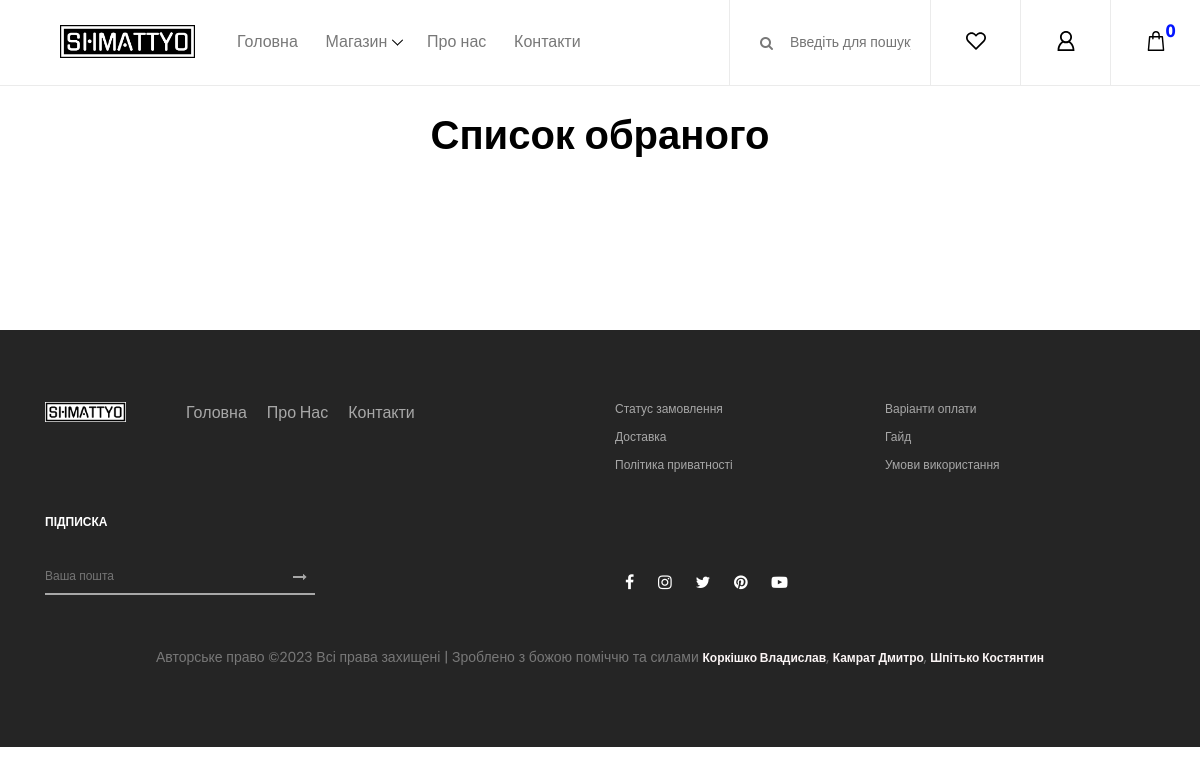
Before: /shop/wishlist with the older database file.
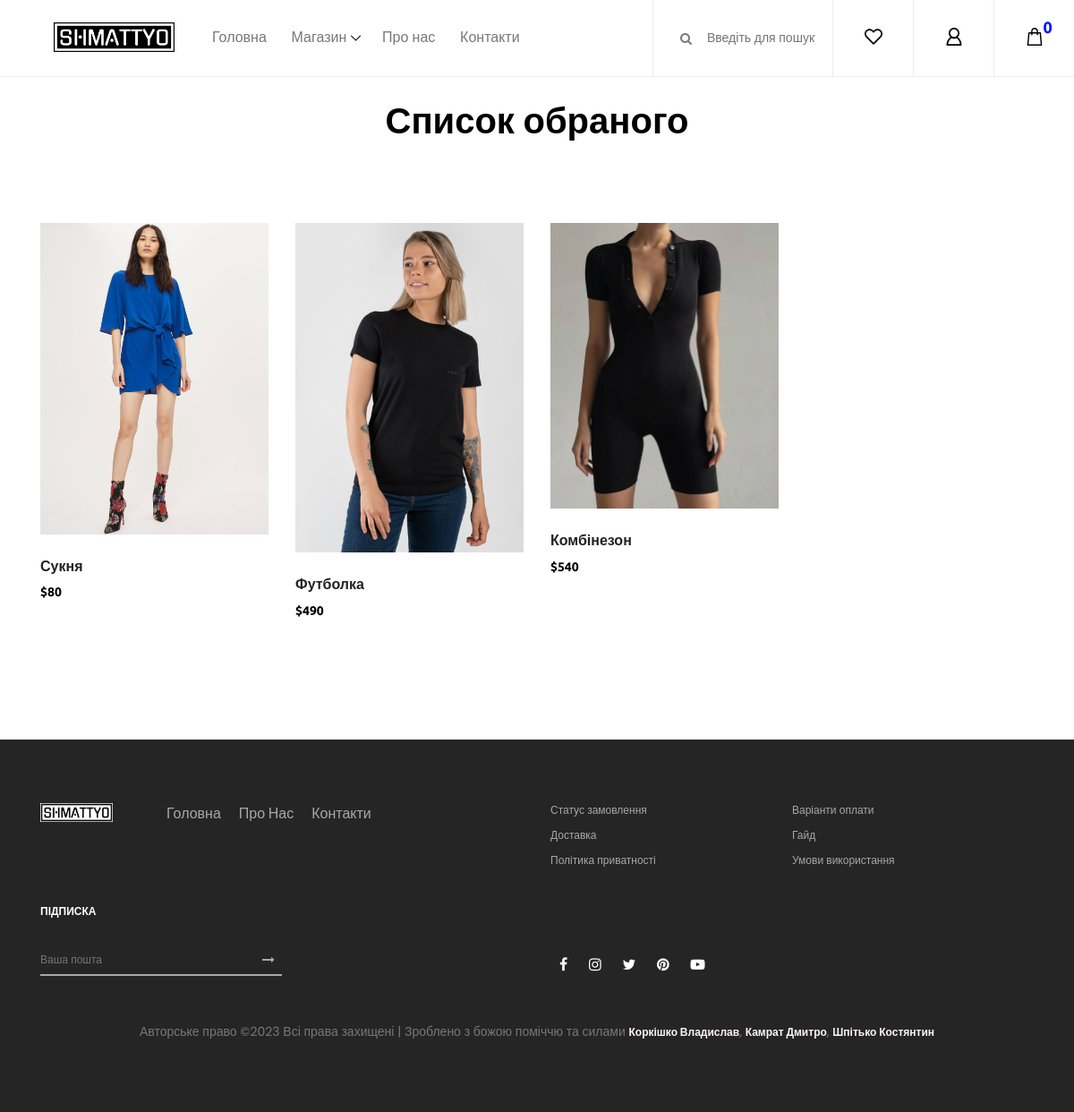
After: the same page with the newer database file.
### bill/models.py (models this page shows, shortened)
class Wish(models.Model):
    class Meta:
        verbose_name_plural = "Wishes"
    title = models.CharField(max_length=100, unique=True)
    user = models.ForeignKey(User, on_delete=models.CASCADE)
    product = models.ForeignKey(Product, on_delete=models.CASCADE)
    amount = models.IntegerField()
    date = models.DateTimeField(auto_now_add=True)
    notes = models.TextField(max_length=300)
    image = models.ImageField(upload_to='wishlist_images/')

### catalog/models.py (models this page shows)
class Product(models.Model):
    name = models.CharField(max_length=100)
    about = models.TextField(max_length=500)
    category = models.ForeignKey(Category, on_delete=models.CASCADE)
    photo = models.FileField(upload_to='products/')
    price = models.FloatField()
    def __str__(self) -> str:
        return str(self.name)

### shop/views.py (the view)
# urls.py: re_path('wishlist', wishlist),
def wishlist(request):
    return render(request, 'shop/wishlist.html', {
        'title': 'Список обраного',
        'page': 'wishlist',
        'app': 'shop',
        'all_products': Wish.objects.all()
    })

### templates/shop/wishlist.html (shortened to what this page needs)
{% extends '_layouts/base.html' %}
{% load static %}
{% block content %}
    <div style="text-align: center; padding-top: 2%">
        <h1>Список обраного</h1>
    </div>
    <section class="shop_grid_area section-padding-80">
        <div class="container">
            <div class="row">
                <div class="col-12 col-md-8 col-lg-9">
                    <div class="shop_grid_product_area">
                        <div id="catalog-panel" class="row">
                            {% for p in all_products %}
                                <div class="col-12 col-sm-6 col-lg-4">
                                    <div class="single-product-wrapper">
                                        <div class="product-img">
                                            <img src="{{ p.image }}" alt="">
                                        </div>
                                        <div class="product-description">
                                            <a href="single-product-details.html">
                                                <h6>{{ p.product }}</h6>
                                            </a>
                                            <p class="product-price">${{ p.amount }}</p>
                                        </div>
                                    </div>
                                </div>
                            {% endfor %}
                        </div>
                    </div>
                </div>
            </div>
        </div>
    </section>
{% endblock content %}

### templates/_layouts/base.html (shortened to what this page needs)
<!DOCTYPE html>
{% load static %}
<html lang="uk">
<head>
    <link rel="stylesheet" href="{% static 'css/core-style.css' %}">
    <link rel="stylesheet" href="{% static 'css/style.css' %}">
</head>
<body>
    {% include '_fragments/header.html' %}
    {% block content %}{% endblock content %}
    {% include '_fragments/footer.html' %}
</body>
</html>

### templates/_fragments/header.html (shortened to what this page needs)
{% load static %}
<header class="header_area">
    <div class="classy-nav-container breakpoint-off d-flex align-items-center justify-content-between">
        <nav class="classy-navbar" id="essenceNav">
            <a class="nav-brand" style="margin-bottom: 25px; width: 25%; height: 25%" href="/"><img src="{% static 'img/core-img/shm-logo.png' %}" alt=""></a>
            <div class="classy-menu">
                <div class="classynav">
                    <ul>
                        <li><a href="/">Головна</a></li>
                        <li><a href="#">Магазин</a>
                        </li>
                        <li><a href="/about">Про нас</a></li>
                        <li><a href="/contacts">Контакти</a></li>
                    </ul>
                </div>
            </div>
        </nav>
        <div class="header-meta d-flex clearfix justify-content-end">
            <div class="search-area">
                <form action="#" method="post">
                    <input type="search" name="search" id="headerSearch" placeholder="Введіть для пошуку">
                    <button type="submit"><i class="fa fa-search" aria-hidden="true"></i></button>
                </form>
            </div>
            <div class="favourite-area">
                <a href="shop/wishlist"><img src="{% static 'img/core-img/heart.svg' %}" alt=""></a>
            </div>
            <div class="user-login-info">
                <a href="/accounts/sign_up_in"><img src="{% static 'img/core-img/user.svg' %}" alt=""></a>
            </div>
            <div class="cart-area">
                <a href="#" id="essenceCartBtn"><img src="{% static 'img/core-img/bag.svg' %}" alt=""> <span id="count">0</span></a>
            </div>
        </div>
    </div>
</header>

### templates/_fragments/cart.html (shortened to what this page needs)
{% load static %}

### templates/_fragments/footer.html
{% load static %}
    <footer class="footer_area clearfix">
        <div class="container">
            <div class="row">
                <div class="col-12 col-md-6">
                    <div class="single_widget_area d-flex mb-30">
                        <div style="width: 15%; height: 15%" class="footer-logo mr-50">
                            <a href="#"><img src="{% static 'img/core-img/shm-logo2.png' %}" alt=""></a>
                        </div>
                        <div class="footer_menu">
                            <ul>
                                <li><a href="/">Головна</a></li>
                                <li><a href="/about">Про нас</a></li>
                                <li><a href="/contacts">Контакти</a></li>
                            </ul>
                        </div>
                    </div>
                </div>
                <div class="col-12 col-md-6">
                    <div class="single_widget_area mb-30">
                        <ul class="footer_widget_menu">
                            <li><a href="#">Статус замовлення</a></li>
                            <li><a href="#">Варіанти оплати</a></li>
                            <li><a href="#">Доставка</a></li>
                            <li><a href="#">Гайд</a></li>
                            <li><a href="#">Політика приватності</a></li>
                            <li><a href="#">Умови використання</a></li>
                        </ul>
                    </div>
                </div>
            </div>
            <div class="row align-items-end">
                <div class="col-12 col-md-6">
                    <div class="single_widget_area">
                        <div class="footer_heading mb-30">
                            <h6>Підписка</h6>
                        </div>
                        <div class="subscribtion_form">
                            <form action="#" method="post">
                                <input type="email" name="mail" class="mail" placeholder="Ваша пошта">
                                <button type="submit" class="submit"><i class="fa fa-long-arrow-right" aria-hidden="true"></i></button>
                            </form>
                        </div>
                    </div>
                </div>
                <div class="col-12 col-md-6">
                    <div class="single_widget_area">
                        <div class="footer_social_area">
                            <a href="#" data-toggle="tooltip" data-placement="top" title="Facebook"><i class="fa fa-facebook" aria-hidden="true"></i></a>
                            <a href="#" data-toggle="tooltip" data-placement="top" title="Instagram"><i class="fa fa-instagram" aria-hidden="true"></i></a>
                            <a href="#" data-toggle="tooltip" data-placement="top" title="Twitter"><i class="fa fa-twitter" aria-hidden="true"></i></a>
                            <a href="#" data-toggle="tooltip" data-placement="top" title="Pinterest"><i class="fa fa-pinterest" aria-hidden="true"></i></a>
                            <a href="#" data-toggle="tooltip" data-placement="top" title="Youtube"><i class="fa fa-youtube-play" aria-hidden="true"></i></a>
                        </div>
                    </div>
                </div>
            </div>
            <div class="row mt-5">
                <div class="col-md-12 text-center">
                    <p>
    Авторське право &copy;<script>document.write(new Date().getFullYear());</script> Всі права захищені | Зроблено з божою поміччю та силами <a href="https://t.me/vladkor989" target="_blank">Коркішко Владислав</a>, <a href="https://www.instagram.com/dmytrokam/" target="_blank">Камрат Дмитро</a>, <a href="https://instagram.com/kot_.kostya?igshid=OGQ5ZDc2ODk2ZA==" target="_blank">Шпітько Костянтин</a>
                    </p>
                </div>
            </div>
        </div>
    </footer>

Changed rows visible on the page:
added Wish: image (picture), product "Сукня", amount "80"
added Wish: image (picture), product "Футболка", amount "490"
added Wish: image (picture), product "Комбінезон", amount "540"
